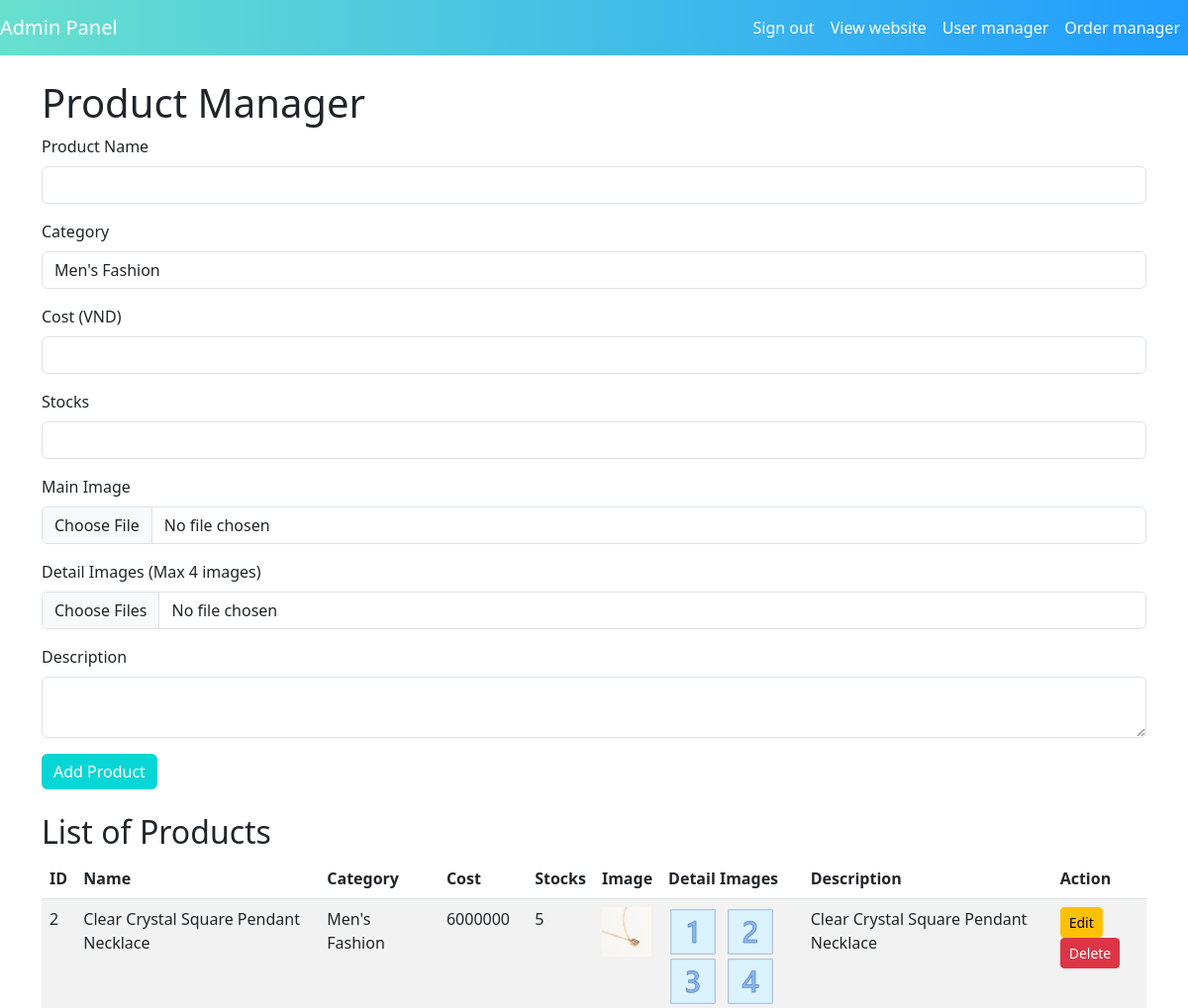
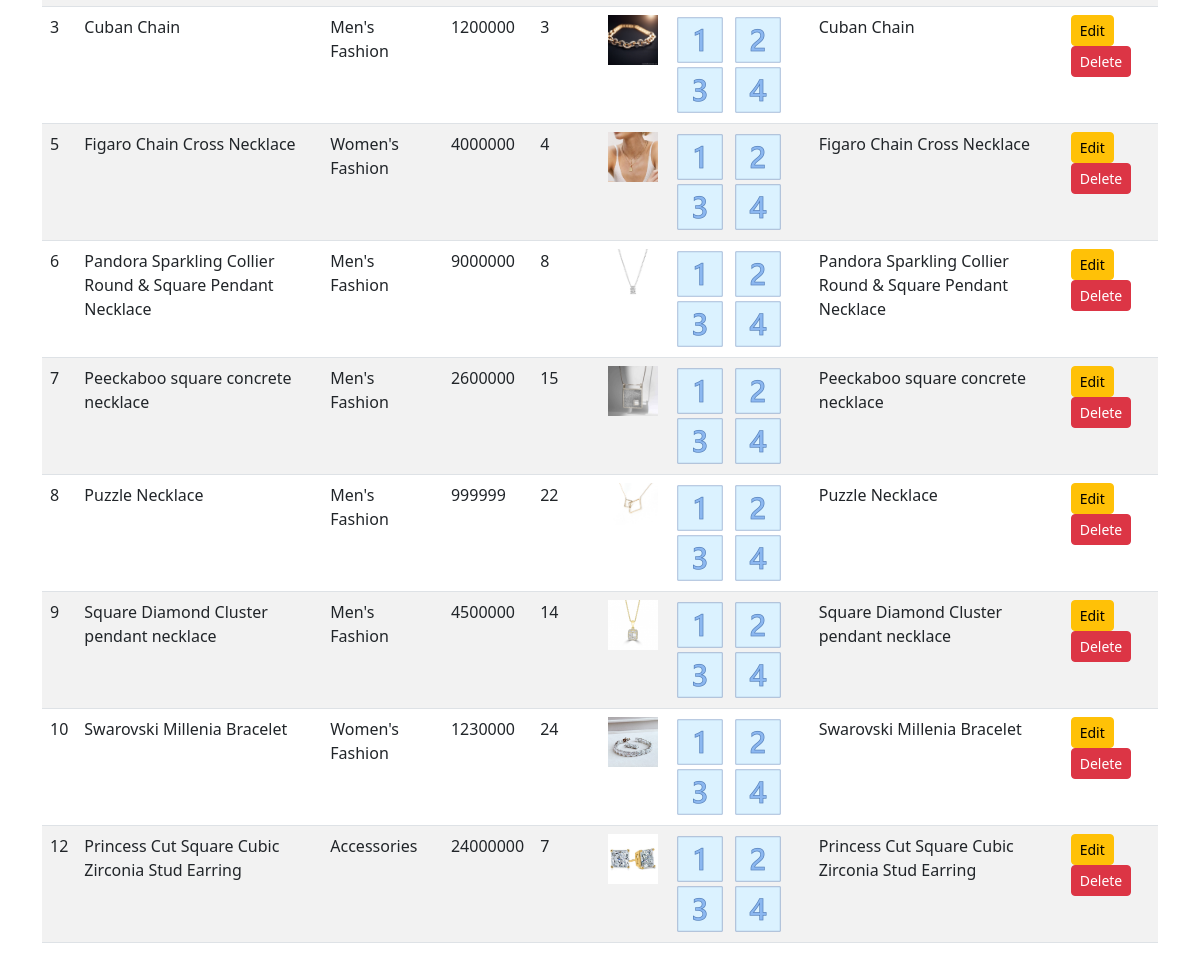
The app's page /backend/admin.php (signed in) with its own data (2 pictures, top to bottom).
### tables this page shows
CREATE TABLE products (
    id INT AUTO_INCREMENT PRIMARY KEY,
    category_id INT,
    name VARCHAR(100) NOT NULL,
    price DECIMAL(10) NOT NULL,
    image VARCHAR(255),
    description TEXT,
    stock INT DEFAULT 0,
    detail_image VARCHAR(5000),
    FOREIGN KEY (category_id) REFERENCES categories(id) ON DELETE SET NULL
);

CREATE TABLE categories (
    id INT AUTO_INCREMENT PRIMARY KEY,
    name VARCHAR(50) NOT NULL UNIQUE,
    description TEXT
);

### backend/admin.php (the view, shortened to what this page needs)
<?php
include 'config.php';
$sql = "SELECT p.*, c.name AS category_name FROM products p LEFT JOIN categories c ON p.category_id = c.id";
$result = $conn->query($sql);
$categories = $conn->query("SELECT * FROM categories");
?>
<!DOCTYPE html>
<html lang="vi">
<head>
    <link href="https://cdn.jsdelivr.net/npm/bootstrap@5.3.0/dist/css/bootstrap.min.css" rel="stylesheet">
    <link rel="stylesheet" href="../frontend/css/style.css">
</head>
<body>
    <nav class="navbar navbar-expand-lg navbar-light bg-light-blue">
        <a class="navbar-brand" href="#">Admin Panel</a>
        <div class="collapse navbar-collapse" id="navbarNav">
            <ul class="navbar-nav ms-auto">
                <li class="nav-item"><a class="nav-link" href="logout.php">Sign out</a></li>
                <li class="nav-item"><a class="nav-link" href="index_admin.php">View website</a></li>
                <li class="nav-item"><a class="nav-link" href="admin_users.php">User manager</a></li>
                <li class="nav-item"><a class="nav-link" href="admin_orders.php">Order manager</a></li>
            </ul>
        </div>
    </nav>
    <div class="container mt-4">
        <h1>Product Manager</h1>
        <form action="admin.php" method="POST" enctype="multipart/form-data" class="mb-4">
            <div class="mb-3">
                <label for="name" class="form-label">Product Name</label>
                <input type="text" class="form-control" id="name" name="name" required>
            </div>
            <div class="mb-3">
                <label for="category_id" class="form-label">Category</label>
                <select class="form-control" id="category_id" name="category_id" required>
                    <?php while ($cat = $categories->fetch_assoc()) { ?>
                        <option value="<?php echo $cat['id']; ?>"><?php echo $cat['name']; ?></option>
                    <?php } $categories->data_seek(0); ?>
                </select>
            </div>
            <div class="mb-3">
                <label for="price" class="form-label">Cost (VND)</label>
                <input type="number" class="form-control" id="price" name="price" required>
            </div>
            <div class="mb-3">
                <label for="stock" class="form-label">Stocks</label>
                <input type="number" class="form-control" id="stock" name="stock" required>
            </div>
            <div class="mb-3">
                <label for="image" class="form-label">Main Image</label>
                <input type="file" class="form-control" id="image" name="image" accept="image/*" required>
            </div>
            <div class="mb-3">
                <label for="detail_images" class="form-label">Detail Images (Max 4 images)</label>
                <input type="file" class="form-control" id="detail_images" name="detail_images[]" accept="image/*" multiple>
            </div>
            <div class="mb-3">
                <label for="description" class="form-label">Description</label>
                <textarea class="form-control" id="description" name="description"></textarea>
            </div>
            <button type="submit" class="btn btn-primary">Add Product</button>
        </form>
        <h2>List of Products</h2>
        <table class="table table-striped">
            <thead>
                <tr>
                    <th>ID</th>
                    <th>Name</th>
                    <th>Category</th>
                    <th>Cost</th>
                    <th>Stocks</th>
                    <th>Image</th>
                    <th>Detail Images</th>
                    <th>Description</th>
                    <th>Action</th>
                </tr>
            </thead>
            <tbody>
                <?php while ($row = $result->fetch_assoc()) { ?>
                    <tr>
                        <td><?php echo $row['id']; ?></td>
                        <td><?php echo $row['name']; ?></td>
                        <td><?php echo $row['category_name']; ?></td>
                        <td><?php echo $row['price']; ?></td>
                        <td><?php echo $row['stock']; ?></td>
                        <td><img src="../uploads/<?php echo $row['image']; ?>" width="50"></td>
                        <td>
                            <?php
                            if (!empty($row['detail_image'])) {
                                $detail_images = explode(',', $row['detail_image']);
                                foreach ($detail_images as $img) {
                                    echo '<img src="../' . htmlspecialchars(trim($img)) . '" width="50" class="me-2">';
                                }
                            } else {
                                echo "No Detail images";
                            }
                            ?>
                        </td>
                        <td><?php echo $row['description']; ?></td>
                        <td>
                            <a href="edit.php?id=<?php echo $row['id']; ?>" class="btn btn-warning btn-sm">Edit</a>
                            <a href="delete.php?id=<?php echo $row['id']; ?>" class="btn btn-danger btn-sm">Delete</a>
                        </td>
                    </tr>
                <?php } ?>
            </tbody>
        </table>
    </div>
</body>
</html>

### frontend/css/style.css (style rules this page uses)
.bg-light-blue { background: linear-gradient(to left, #209CFF, #68E0CF); }
.navbar-brand, .nav-link { color: #fff !important; }
.btn-primary { background-color: #07d6d6; border: none; }

### records on screen
products: id "2", name "Clear Crystal Square Pendant Necklace", category.name "Men's Fashion", price "6000000", stock "5", image (picture), detail_image (picture), description "Clear Crystal Square Pendant Necklace"
products: id "3", name "Cuban Chain", category.name "Men's Fashion", price "1200000", stock "3", image (picture), detail_image (picture), description "Cuban Chain"
products: id "5", name "Figaro Chain Cross Necklace", category.name "Women's Fashion", price "4000000", stock "4", image (picture), detail_image (picture), description "Figaro Chain Cross Necklace"
products: id "6", name "Pandora Sparkling Collier Round & Square Pendant Necklace", category.name "Men's Fashion", price "9000000", stock "8", image (picture), detail_image (picture), description "Pandora Sparkling Collier Round & Square Pendant Necklace"
products: id "7", name "Peeckaboo square concrete necklace", category.name "Men's Fashion", price "2600000", stock "15", image (picture), detail_image (picture), description "Peeckaboo square concrete necklace"
products: id "8", name "Puzzle Necklace", category.name "Men's Fashion", price "999999", stock "22", image (picture), detail_image (picture), description "Puzzle Necklace"
products: id "9", name "Square Diamond Cluster pendant necklace", category.name "Men's Fashion", price "4500000", stock "14", image (picture), detail_image (picture), description "Square Diamond Cluster pendant necklace"
products: id "10", name "Swarovski Millenia Bracelet", category.name "Women's Fashion", price "1230000", stock "24", image (picture), detail_image (picture), description "Swarovski Millenia Bracelet"
products: id "12", name "Princess Cut Square Cubic Zirconia Stud Earring", category.name "Accessories", price "24000000", stock "7", image (picture), detail_image (picture), description "Princess Cut Square Cubic Zirconia Stud Earring"

### other values on screen
form field category_id "Men's Fashion"
